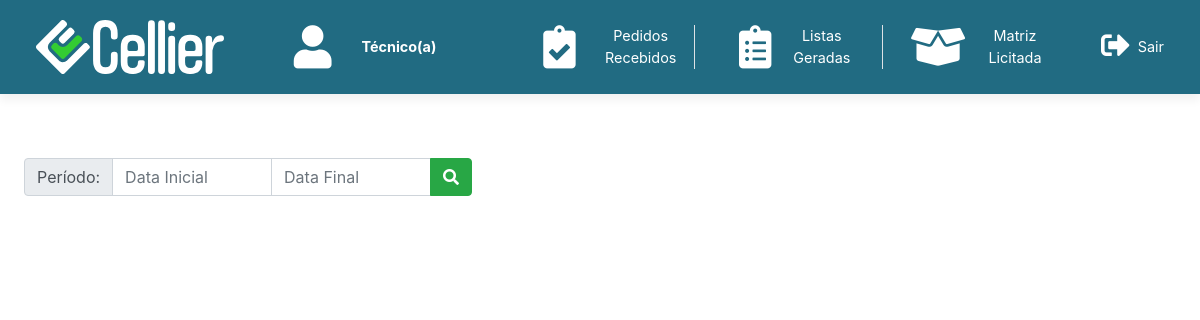
Page /home/tec (signed in) on the earlier database version.
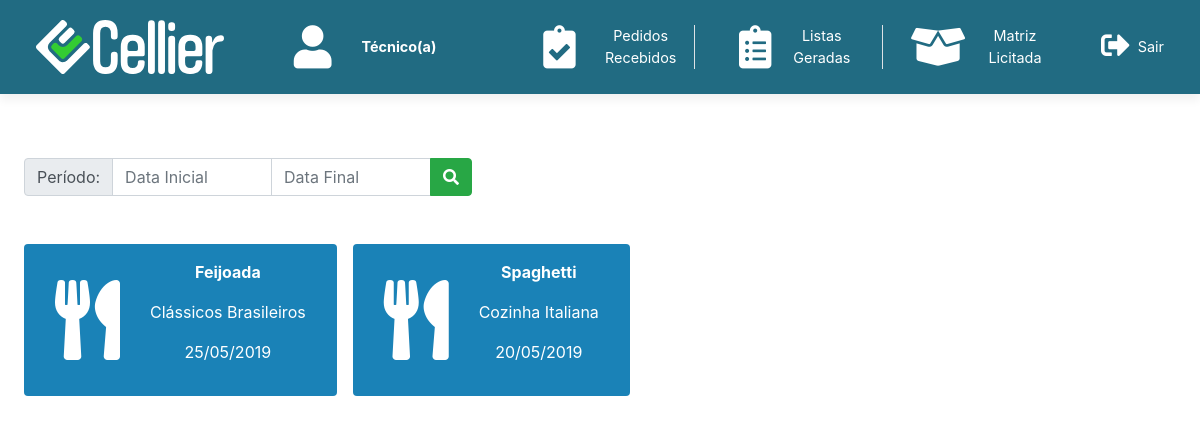
Same page on the later database version.
### tables this page shows
CREATE TABLE IF NOT EXISTS `pedido` (
  `ID` int(11) NOT NULL AUTO_INCREMENT,
  `oferta_ID` int(11) NOT NULL,
  `CUSTO` float(8,2) NOT NULL,
  `OBSERVACAO` varchar(255) DEFAULT NULL,
  `TITULO` varchar(50) NOT NULL,
  `DIA_ENTREGA` date NOT NULL,
  `ENVIADO` tinyint(1) NOT NULL DEFAULT '0',
  PRIMARY KEY (`ID`),
  KEY `oferta_ID` (`oferta_ID`)
);

CREATE TABLE IF NOT EXISTS `disciplina` (
  `ID` varchar(10) NOT NULL,
  `NOME` varchar(100) NOT NULL,
  `SALDO` float UNSIGNED NOT NULL,
  PRIMARY KEY (`ID`)
);

### inc/database.php (called while the page is built, shortened)
<?php
function open_database() {
	try {
		$conn = new mysqli(DB_HOST, DB_USER, DB_PASSWORD, DB_NAME);
		$conn->set_charset('utf8');
		return $conn;
	} catch (Exception $e) {
		echo $e->getMessage();
		return null;
	}
}
function pesquisar($tabela = null, $id = null) {
	$db = open_database();
	$encontrado = null;
	try {
		if ($id) {
			$sql = "SELECT * FROM " . $tabela . " WHERE ID = " . $id;
			$resultado = mysqli_query($db, $sql);
			if ($resultado->num_rows > 0) {
				$encontrado = mysqli_fetch_array($resultado);
			}
		} else {
      $sql = "SELECT * FROM " . $tabela;
      $resultado = mysqli_query($db, $sql);
      if ($resultado->num_rows > 0) {
        $encontrado = mysqli_fetch_all($resultado, MYSQLI_ASSOC);
      }
    }
	} catch (Exception $e) {
    $_SESSION['mensagem'] = $e->getMessage();
    $_SESSION['tipo'] = 'danger';
  }
  return $encontrado;
}
function pesquisar_todos( $tabela ) {
  return pesquisar( $tabela );
}
?>

### home/tec/functions.php (called while the page is built, shortened)
<?php
function carregarPedidos() {
	$pedidos = pesquisar_todos('pedido');
}
function pesquisarDisciplina($id = null) {
	$oferta = pesquisar('oferta', $id);
	$disciplina = pesquisar('disciplina', $oferta['disciplina_ID']);
	return $disciplina;
}
function pesquisarProfessorNome($id = null) {
	$db = open_database();
	$professor = null;
	$sql = "SELECT * FROM oferta_professor WHERE oferta_ID = " . $id;
	$resultado = mysqli_query($db, $sql);
	if ($resultado->num_rows > 0) {
		foreach ($resultado as $prof) {
			$sql = "SELECT * FROM professor WHERE autenticacao_ID = " . $prof['professor_autenticacao_ID'];
			$resultado2 = mysqli_query($db, $sql);
			$encontrado = mysqli_fetch_array($resultado2);
			$professor .= $encontrado['NOME'] . " e ";
		}
		$professor = substr($professor, 0, -3);
	}
	return $professor;
}
?>

### home/tec/index.php (the view, shortened to what this page needs)
<?php
require_once('functions.php');
carregarPedidos();
include(HEADER_TEMPLATE);
include(HEADER_MENU);
?>
<div class="board">
	<form style="width: 40vw;">
		<div class="input-group m-2 p-3">
			<div class="input-group-prepend">
				<span class="input-group-text">Período:</span>
			</div>
			<input type="text" class="form-control" id="dataInicial" placeholder="Data Inicial" onfocus="(this.type='date')">
			<input type="text" class="form-control" id="dataFinal" placeholder="Data Final" onfocus="(this.type='date')">
			<div class="input-group-append">
				<button class="btn btn-success" type="button" id="filterPedido"><i class="fa fa-search"></i></button>
			</div>
		</div>
	</form>
	<div class="board-content">
		<div class="d-flex flex-wrap p-3 text-center text-white" id="boardPedidos">
			<?php if ($pedidos) : ?>
				<?php foreach ($pedidos as $pedido) : ?>
					<?php if ($pedido['ENVIADO']) : ?>
						<a class="shadow btn btn-primary p-3 m-2 text-center" data-toggle="modal" data-target="#verPedido"
						data-disciplina='{
						"id":"<?php echo $pedido['ID']; ?>",
						"titulo":"<?php echo $pedido['TITULO']; ?>",
						"data":"<?php echo date_format(date_create($pedido['DIA_ENTREGA']), 'Y-m-d'); ?>",
						"dataShow":"<?php echo date_format(date_create($pedido['DIA_ENTREGA']), 'd/m/Y'); ?>",
						"oferta":"<?php echo $pedido['oferta_ID']; ?>",
						"obs":"<?php echo $pedido['OBSERVACAO']; ?>",
						"custo":"<?php echo $pedido['CUSTO']; ?>",
						"prof":"<?php echo pesquisarProfessorNome($pedido['oferta_ID']); ?>",
						"discip":"<?php $disciplina = pesquisarDisciplina($pedido['oferta_ID']); echo $disciplina['NOME']; ?>"
					}' >
					<div class="row d-flex align-items-center">
						<div class="col text-center">
							<i class="fas fa-utensils fa-5x"></i>
						</div>
						<div class="col text-center">
							<p><strong><?php echo $pedido['TITULO'] ?></strong></p>
							<p><?php $disciplina = pesquisarDisciplina($pedido['oferta_ID']); echo $disciplina['NOME']; ?></p>
							<p><?php echo date_format(date_create($pedido['DIA_ENTREGA']), 'd/m/Y') ?></p>
						</div>
					</div>
				</a>
			<?php endif; ?>
		<?php endforeach; ?>
		<?php else : ?>
			<td colspan="6">Nenhum pedido registrado.</td>
		<?php endif; ?>
	</div>
</div>
</div>
<?php
include(FOOTER_TEMPLATE);
?>

### inc/header.php (shortened to what this page needs)
<!DOCTYPE html>
<html lang="pt-br">
<head>
	<link rel="stylesheet" href="<?php echo BASEURL; ?>css/bootstrap.min.css">
	<link rel="stylesheet" href="https://use.fontawesome.com/releases/v5.8.2/css/all.css">
	<link rel="stylesheet" type="text/css" href="<?php echo BASEURL; ?>css/header-footer.css">
	<link rel="stylesheet" type="text/css" href="<?php echo BASEURL; ?>css/style.css">
	<link rel="stylesheet" type="text/css" href="<?php echo BASEURL; ?>css/animate.css">
	<link rel="stylesheet" type="text/css" href="<?php echo BASEURL; ?>css/select2.css">
    <link rel="stylesheet" type="text/css" href="<?php echo BASEURL; ?>css/select2-bootstrap-theme.css">
</head>
<body>

### inc/header-menu.php (shortened to what this page needs)
<?php
$cargo = $_SESSION['cargo'];
?>
<header id="header" class="mb-5">
	<div class="row d-flex align-items-center text-center" id="header-container">
		<div class="col-2 p-0 text-left" id="logo">
			<a href="index.php">
				<img src="<?php echo BASEURL; ?>img/logo-white.svg">
			</a>
		</div>
		<div class="col-3 p-0 text-center" id="btn-user">
			<div class="row d-inline-flex flex-nowrap align-items-center text-white">
				<div class="col">
					<i class="fas fa-user fa-3x"></i>
				</div>
				<div class="col text-left">
					<p class="mb-0"><strong><?php echo $cargo ?></strong></p>
				</div>
			</div>
		</div>
		<div class="col-2 p-0" id="btn-1">
			<?php if ($cargo == 'Técnico(a)') : ?>
			<a href="index.php" class="btn-menu">
				<div class="row d-inline-flex flex-nowrap align-items-center">
					<div class="col p-0">
						<i class="fas fa-clipboard-check fa-3x"></i>
					</div>
					<div class="col p-0">
						<p class="m-0"> Pedidos Recebidos</p>
					</div>
				</div>
			</a>
			<?php endif; ?>
		</div>
		<div class="col-2 p-0 border-left" id="btn-2">
			<?php if ($cargo == 'Técnico(a)') : ?>
			<a href="#" class="btn-menu">
				<div class="row d-inline-flex flex-nowrap align-items-center">
					<div class="col p-0">
						<i class="fas fa-clipboard-list fa-3x"></i>
					</div>
					<div class="col p-0">
						<p class="m-0"> Listas Geradas</p>
					</div>
				</div>
			</a>
			<?php endif; ?>
		</div>
		<div class="col-2 p-0 border-left" id="btn-3">
			<?php if ($cargo == 'Técnico(a)') : ?>
			<a href="matriz.php" class="btn-menu">
				<div class="row d-inline-flex flex-nowrap align-items-center">
					<div class="col p-0">
						<i class="fas fa-box-open fa-3x"></i>
					</div>
					<div class="col p-0">
						<p class="m-0"> Matriz Licitada</p>
					</div>
				</div>
			</a>
			<?php endif; ?>
		</div>
		<div class="col-1 text-right p-0">
			<a href="<?php echo BASEURL; ?>login/logout.php">
				<div class="row d-inline-flex flex-nowrap align-items-center">
					<div class="col p-2">
						<i class="fas fa-sign-out-alt fa-2x"></i>
					</div>
					<div class="col p-0">
						<p class="m-0"> Sair </p>
					</div>
				</div>
			</a>
		</div>
	</div>
</header>

### inc/footer.php (shortened to what this page needs)
</body>
</html>

### css/style.css (style rules this page uses)
:root { --blue-sapphire: #216B82; --cyan-cornflower: #1A82B7; --lime-green: #33CC33; --safety-orange: #FF6700; --isabelline: #EBEBEB; }
body { margin: 0; padding: 0; font-size: 1.2vw; }
.row { margin: 0; }
a { color: white; }
.btn-primary { border: none; background-color: var(--cyan-cornflower); }
#header { position: relative; top: 0px; padding: 20px 0; width: 100%; height: auto; transition: all 0.5s; z-index: 997; background: var(--blue-sapphire); box-shadow: 0px 6px 9px 0px rgba(0, 0, 0, 0.06); }
#header #logo img { padding: 0; max-width: 200px; min-width: 120px; }
#header-container { width: 94vw; margin: auto; }
.btn-menu { color: white; transition: 0.5s; }

Differences in the rows shown:
now on this page (row edited): pedido: TITULO "Feijoada", disciplina.NOME "Clássicos Brasileiros", DIA_ENTREGA "25/05/2019"
now on this page (row edited): pedido: TITULO "Spaghetti", disciplina.NOME "Cozinha Italiana", DIA_ENTREGA "20/05/2019"
